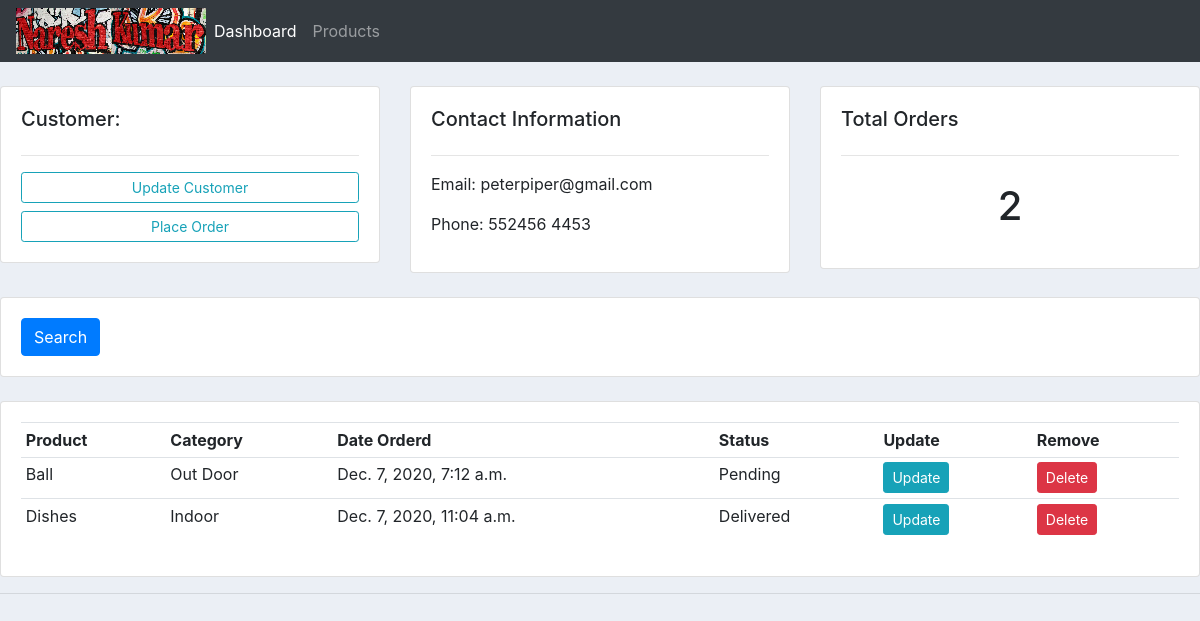
Page /customer/2/ on the earlier database version.
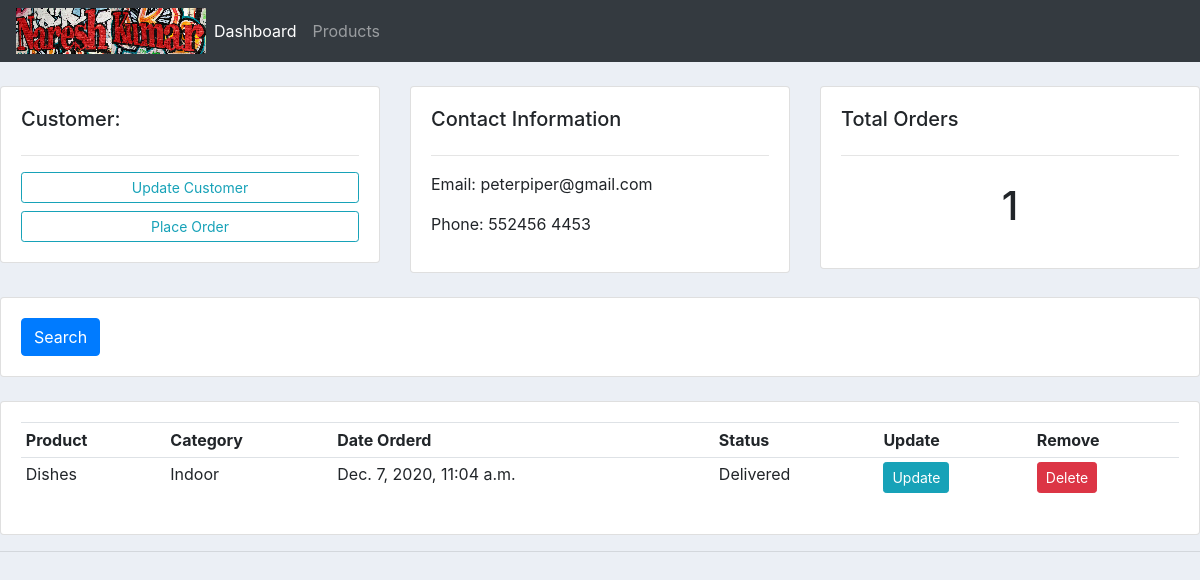
Same page on the later database version.
### accounts/models.py (models this page shows, shortened)
class Order(models.Model):
	STATUS = (
			('Pending', 'Pending'),
			('Out for delivery', 'Out for delivery'),
			('Delivered', 'Delivered'),
		)
	customer = models.ForeignKey(Customer, null = True, on_delete=models.SET_NULL)
	product = models.ForeignKey(Product, null=True, on_delete= models.SET_NULL)
	date_created = models.DateTimeField(auto_now_add=True, null=True)
	status = models.CharField(max_length=200, null=True, choices=STATUS)

class Product(models.Model):
	CATEGORY = (
			('Indoor', 'Indoor'),
			('Out Door', 'Out Door'),
		)
	name = models.CharField(max_length=200, null=True)
	price = models.FloatField(null=True)
	category = models.CharField(max_length=200, null=True, choices=CATEGORY)
	description = models.CharField(max_length=200, null=True,blank = True)
	date_created = models.DateTimeField(auto_now_add=True, null=True)
	tag = models.ManyToManyField(Tag)
	def __str__(self):
		return self.name

### accounts/views.py (the view)
# urls.py: path('customer/<str:pk_test>/', views.customer, name='customer'),
def customer(request, pk_test):
	customer = Customer.objects.get(id=pk_test)
	orders = customer.order_set.all()
	order_count = orders.count()
	context = {'customer':customer,'orders':orders, 'order_count':order_count}
	return render(request,'accounts/customer.html',context)

### accounts/templates/accounts/customer.html
{% extends 'accounts/main.html' %}
{% block content %}
<br>
<div class="row">
	<div class="col-md">
		<div class="card card-body">
			<h5>Customer:</h5>
			<hr>
			<a class="btn btn-outline-info  btn-sm btn-block" href="">Update Customer</a>
			<a class="btn btn-outline-info  btn-sm btn-block" href="{% url 'create_order' customer.id %}">Place Order</a>
		</div>
	</div>
	<div class="col-md">
		<div class="card card-body">
			<h5>Contact Information</h5>
			<hr>
			<p>Email: {{customer.email}}</p>
			<p>Phone: {{customer.phone}}</p>
		</div>
	</div>
	<div class="col-md">
		<div class="card card-body">
			<h5>Total Orders</h5>
			<hr>
			<h1 style="text-align: center;padding: 10px"> {{order_count}} </h1>
		</div>
	</div>
</div>
<br>
<div class="row">
	<div class="col">
		<div class="card card-body">
			<form method="get">
		    <button class="btn btn-primary" type="submit">Search</button>
		  </form>
		</div>
	</div>
</div>
<br>
<div class="row">
	<div class="col-md">
		<div class="card card-body">
			<table class="table table-sm">
				<tr>
					<th>Product</th>
					<th>Category</th>
					<th>Date Orderd</th>
					<th>Status</th>
					<th>Update</th>
					<th>Remove</th>
				</tr>
				{% for order in orders %}
					<tr>
						<td>{{order.product}}</td>
						<td>{{order.product.category}}</td>
						<td>{{order.date_created}}</td>
						<td>{{order.status}}</td>
						<td><a class="btn btn-sm btn-info" href="{% url 'update_order' order.id %}">Update</a></td>
						<td><a class="btn btn-sm btn-danger" href="{% url 'delete_order' order.id %}">Delete</a></td>
					</tr>
				{% endfor %}
			</table>
		</div>
	</div>
</div>
{% endblock %}

Differences in the rows shown:
removed Order: product "Ball", product.category "Out Door", date_created "Dec. 7, 2020, 7:12 a.m.", status "Pending"
Other differences:
{{ order_count }}: "2" → "1"
